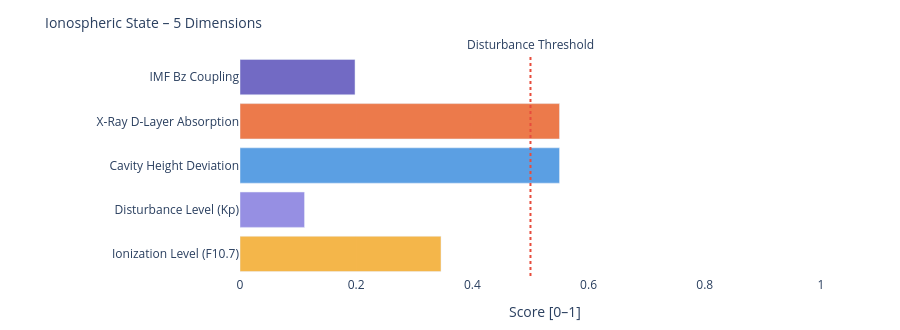

The notebook cell saved with this chart:
### Markdown cell above
---
### 📐 Systemic Insight: Geometric Cavity vs. Real Schumann Resonance

**Relevant for:** Layer 6 = delta analysis &nbsp;|&nbsp; Layer 7 = feature vector / system interpretation

A cavity height change from 80 km to 70 km shifts the **idealized geometric frequencies** only minimally:

| Modus | Aktuell | Referenz | Δ |
|-------|---------|----------|---|
| SR-1 | 10.4762 Hz | 10.4599 Hz | +16 mHz |
| SR-2 | 18.1452 Hz | 18.1171 Hz | +28 mHz |
| SR-3 | 25.6612 Hz | 25.6215 Hz | +40 mHz |
| SR-4 | 33.1285 Hz | 33.0772 Hz | +51 mHz |

The geometric effect is limited because 10 km is very small compared to Earth's radius (~6371 km).

**Consequence:** Real Schumann deviations are likely driven more strongly by **conductivity, damping, day/night structure, lightning distribution and source geometry** than by pure cavity height.

---

**Layer 6 compares:**
```
geometric Δ from Layer 4  vs.  observed Δ from real Schumann measurement data
```

**Layer 7 Feature:**
```
If real Δ >> geometric Δ  →  non-geometric factors dominant
```

### Code cell
# ============================================================
# IONOSPHERIC STATE – Summary gauge
# Five dimensions: ionization, disturbance, cavity height, X-Ray, Bz coupling
# ============================================================

def norm(v, lo, hi):
    if v is None: return None
    return round(max(0.0, min(1.0, (v - lo) / (hi - lo))), 3)

# Ionization level (F10.7 → F2-Layer)
ioniz = norm(f107_val, 60, 250)

# Disturbance level (Kp → E/F-Layer irregularities)
disturb = norm(kp_val, 0, 9)

# Cavity height deviation from reference (80 km)
h_dev = norm(abs(h_eff - 80), 0, 20)

# X-Ray ionization (D-Layer absorption)
xray_ioniz = None
if xray_now is not None:
    xray_ioniz = norm(math.log10(max(xray_now, 1e-9)) + 9, 0, 5)

# Bz coupling (southward Bz → stronger magnetosphere-ionosphere coupling)
bz_coupling = norm(-(bz_now or 0), -5, 30) if bz_now is not None else None

dims = [
    ('Ionization Level (F10.7)',    ioniz,      '#F2A623'),
    ('Disturbance Level (Kp)',      disturb,    '#7F77DD'),
    ('Cavity Height Deviation',     h_dev,      '#378ADD'),
    ('X-Ray D-Layer Absorption',    xray_ioniz, '#E85D24'),
    ('IMF Bz Coupling',             bz_coupling,'#534AB7'),
]

fig = go.Figure()
for name, val, col in dims:
    if val is not None:
        h = int(val * 20)
        bar = '█' * h + '░' * (20 - h)
        label = f'{name}:  {bar}  {val:.3f}'
    else:
        label = f'{name}:  {"─" * 20}  n/a'
    fig.add_trace(go.Bar(
        x=[val if val is not None else 0],
        y=[name],
        orientation='h',
        marker_color=col, opacity=0.82,
        showlegend=False
    ))

fig.add_vline(x=0.5, line_dash='dot', line_color='#e74c3c',
              annotation_text='Disturbance Threshold', annotation_position='top')
fig.update_layout(
    title=dict(text='Ionospheric State – 5 Dimensions', font=dict(size=14)),
    xaxis=dict(title='Score [0–1]', range=[0, 1.05]),
    height=330, plot_bgcolor='rgba(0,0,0,0)', paper_bgcolor='rgba(0,0,0,0)',
    margin=dict(l=240, r=50, t=55, b=40)
)
fig.show()

print(f'\nIonospheric state:')
for name, val, _ in dims:
    print(f'  {name:<35} {val:.3f}' if val is not None else f'  {name:<35} n/a')

### Figure 1 — Plotly figure (JSON) as saved in the notebook; plotly's stock layout.template omitted (floating-point values rounded to 4 significant figures)
{"data": [{"marker": {"color": "#F2A623"}, "opacity": 0.82, "orientation": "h", "showlegend": false, "type": "bar", "x": [0.346], "y": ["Ionization Level (F10.7)"]}, {"marker": {"color": "#7F77DD"}, "opacity": 0.82, "orientation": "h", "showlegend": false, "type": "bar", "x": [0.111], "y": ["Disturbance Level (Kp)"]}, {"marker": {"color": "#378ADD"}, "opacity": 0.82, "orientation": "h", "showlegend": false, "type": "bar", "x": [0.55], "y": ["Cavity Height Deviation"]}, {"marker": {"color": "#E85D24"}, "opacity": 0.82, "orientation": "h", "showlegend": false, "type": "bar", "x": [0.55], "y": ["X-Ray D-Layer Absorption"]}, {"marker": {"color": "#534AB7"}, "opacity": 0.82, "orientation": "h", "showlegend": false, "type": "bar", "x": [0.198], "y": ["IMF Bz Coupling"]}], "layout": {"annotations": [{"showarrow": false, "text": "Disturbance Threshold", "x": 0.5, "xanchor": "center", "xref": "x", "y": 1, "yanchor": "bottom", "yref": "y domain"}], "height": 330, "margin": {"b": 40, "l": 240, "r": 50, "t": 55}, "paper_bgcolor": "rgba(0,0,0,0)", "plot_bgcolor": "rgba(0,0,0,0)", "shapes": [{"line": {"color": "#e74c3c", "dash": "dot"}, "type": "line", "x0": 0.5, "x1": 0.5, "xref": "x", "y0": 0, "y1": 1, "yref": "y domain"}], "title": {"font": {"size": 14}, "text": "Ionospheric State – 5 Dimensions"}, "xaxis": {"range": [0, 1.05], "title": {"text": "Score [0–1]"}}}}
